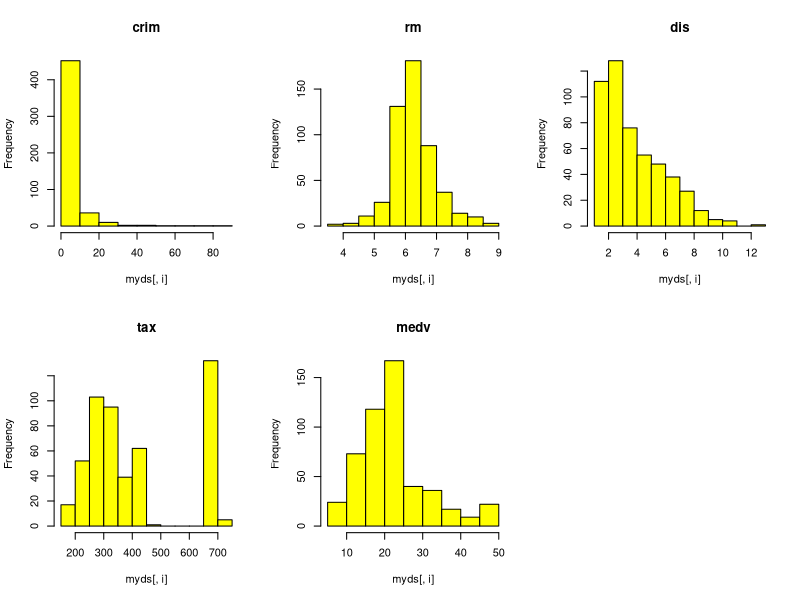
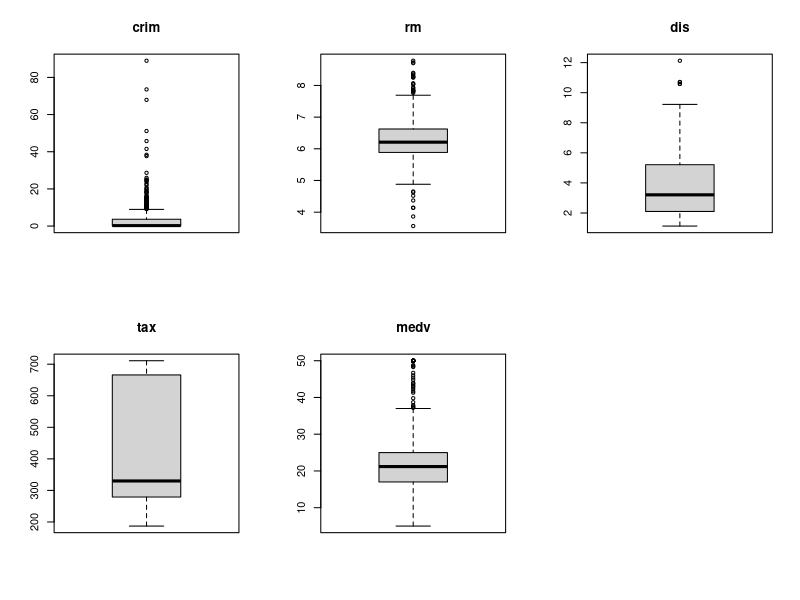
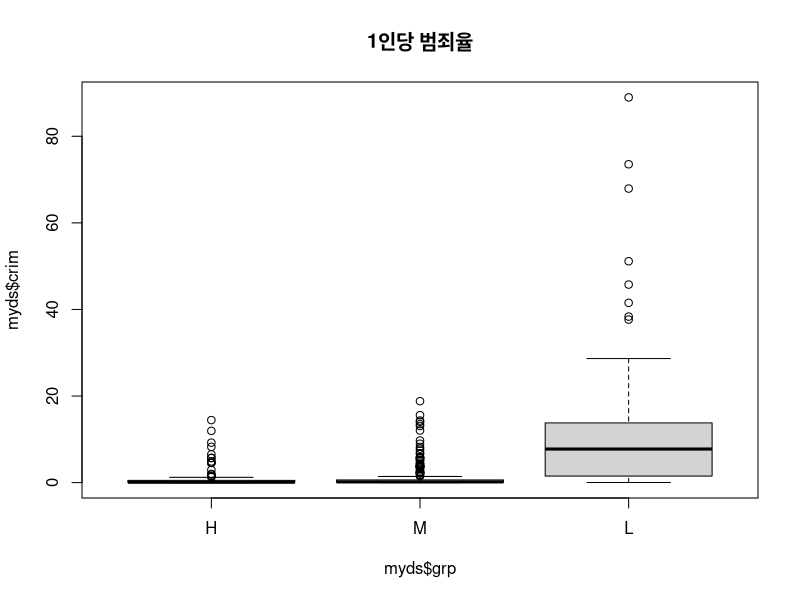
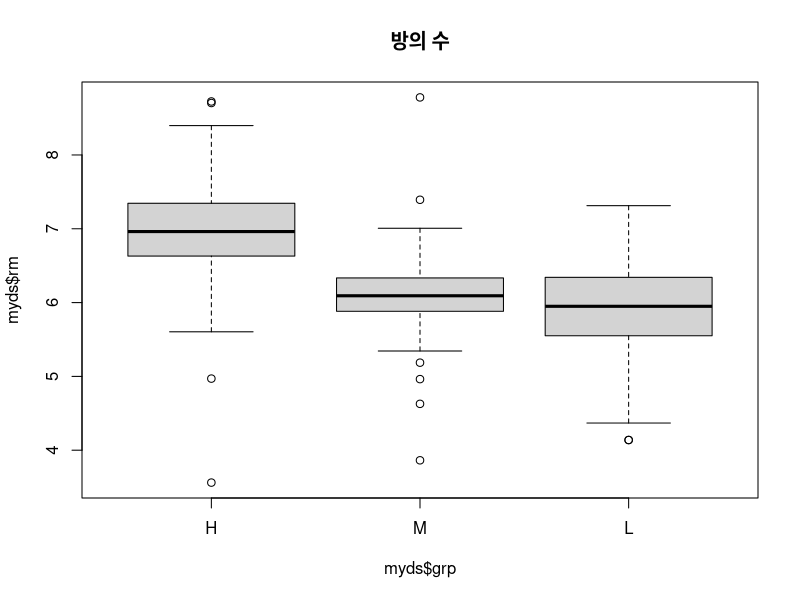
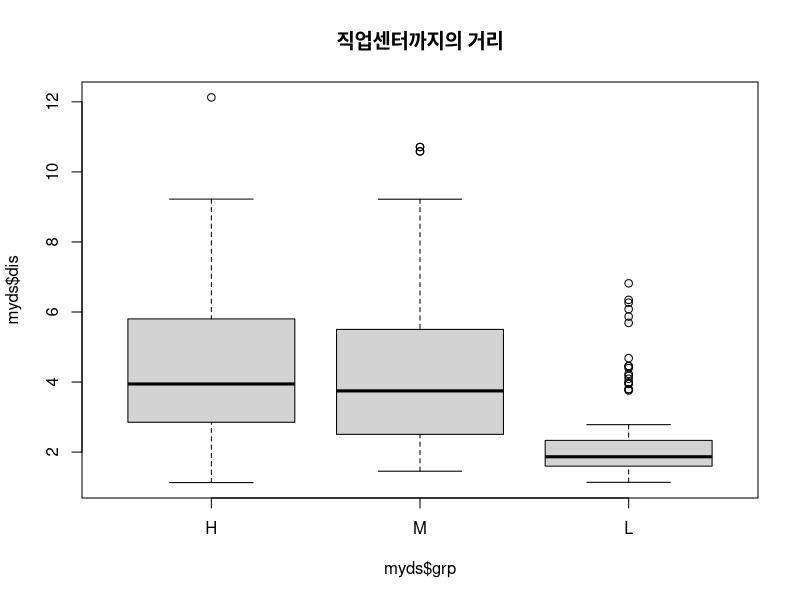
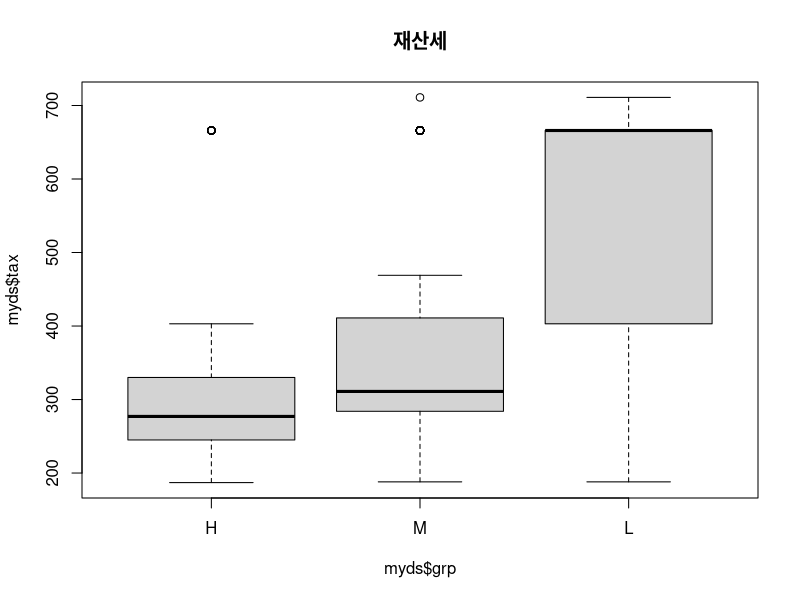
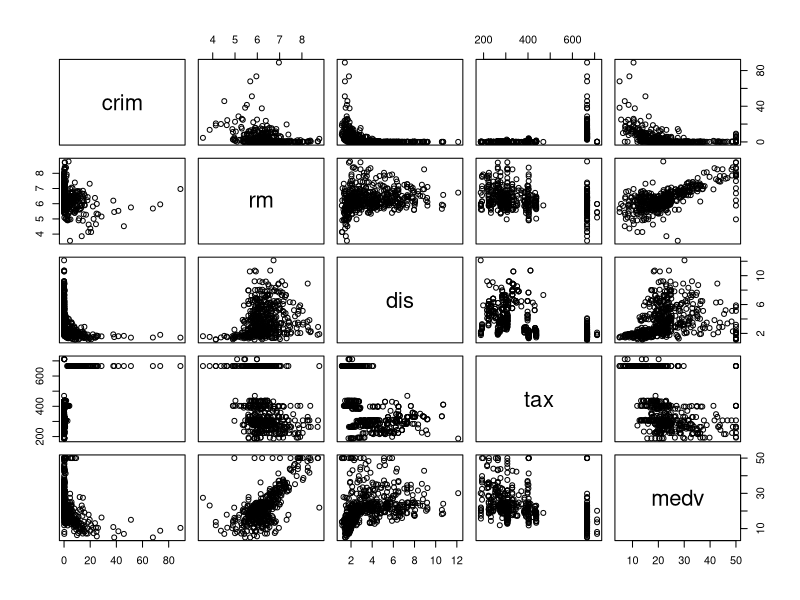
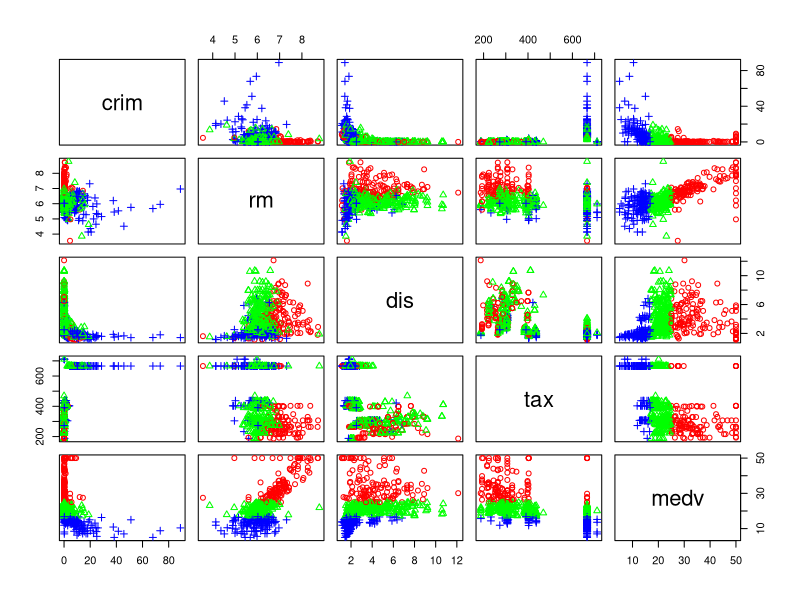

These figures' R source, in order: (Note: this script raises an error after producing the figures.)
# 이전 메모리 제거
rm(list = ls())

# code 6-8

## (1) Prepare Data ----------------------
# 패키지가 미설치면 FALSE 반환
# 패키지가 설치면 메모리 로드
require("mlbench")


if (!require("mlbench")) {
  install.packages("mlbench")
}
library(mlbench)

data("BostonHousing")
colnames(BostonHousing)
summary(BostonHousing)
myds <- BostonHousing[,c("crim","rm","dis","tax","medv")]
summary(myds)
## (2) Add new column ----------------------
grp <- c()
for (i in 1:nrow(myds)) {                    # myds$medv 값에 따라 그룹 분류
  if (myds$medv[i] >= 25.0) {
    grp[i] <- "H"
  } else if (myds$medv[i] <= 17.0) {
    grp[i] <- "L"
  } else {
    grp[i] <- "M"
  }
}
grp <- factor(grp)                           # 문자벡터를 팩터 타입으로 변경
grp <- factor(grp, levels=c("H","M","L"))    # 레벨의 순서를 H,L,M -> H,M,L

myds <- data.frame(myds, grp)                # myds에 grp 컬럼 추가

## (3) Add new column ----------------------
str(myds)
head(myds)
table(myds$grp)                              # 주택 가격 그룹별 분포

## (4) histogram ----------------------
par(mfrow=c(2,3))                            # 2x3 가상화면 분할
for(i in 1:5) {
  hist(myds[,i], main=colnames(myds)[i], col="yellow")
}
par(mfrow=c(1,1))                            # 2x3 가상화면 분할 해제

## (5) boxplot ----------------------
par(mfrow=c(2,3))                            # 2x3 가상화면 분할
for(i in 1:5) {
  boxplot(myds[,i], main=colnames(myds)[i])
}
par(mfrow=c(1,1))                            # 2x3 가상화면 분할 해제

## (6) boxplot by group ------------------
boxplot(myds$crim ~ myds$grp, main="1인당 범죄율")
boxplot(myds$rm ~ myds$grp, main="방의 수")
boxplot(myds$dis ~ myds$grp, main="직업센터까지의 거리")
boxplot(myds$tax ~ myds$grp, main="재산세")

## (7) scatter plot ------------------
pairs(myds[,-6])

## (8) scatter plot with group ------------------
point <- as.integer(myds$grp)                # 점의 모양 지정
color <- c("red","green","blue")             # 점의 색 지정
pairs(myds[,-6], pch=point, col=color[point])

## (9) correlation coefficient ------------------
cor(myds[,-6])

#################################################
# mlbench 패키지 설치
install.packages("mlbench")

# mlbench 패키지 로드
library(mlbench)

# BostonHousing 데이터셋 로드
data("BostonHousing")

# 데이터셋 확인
str(BostonHousing)
summary(BostonHousing)
